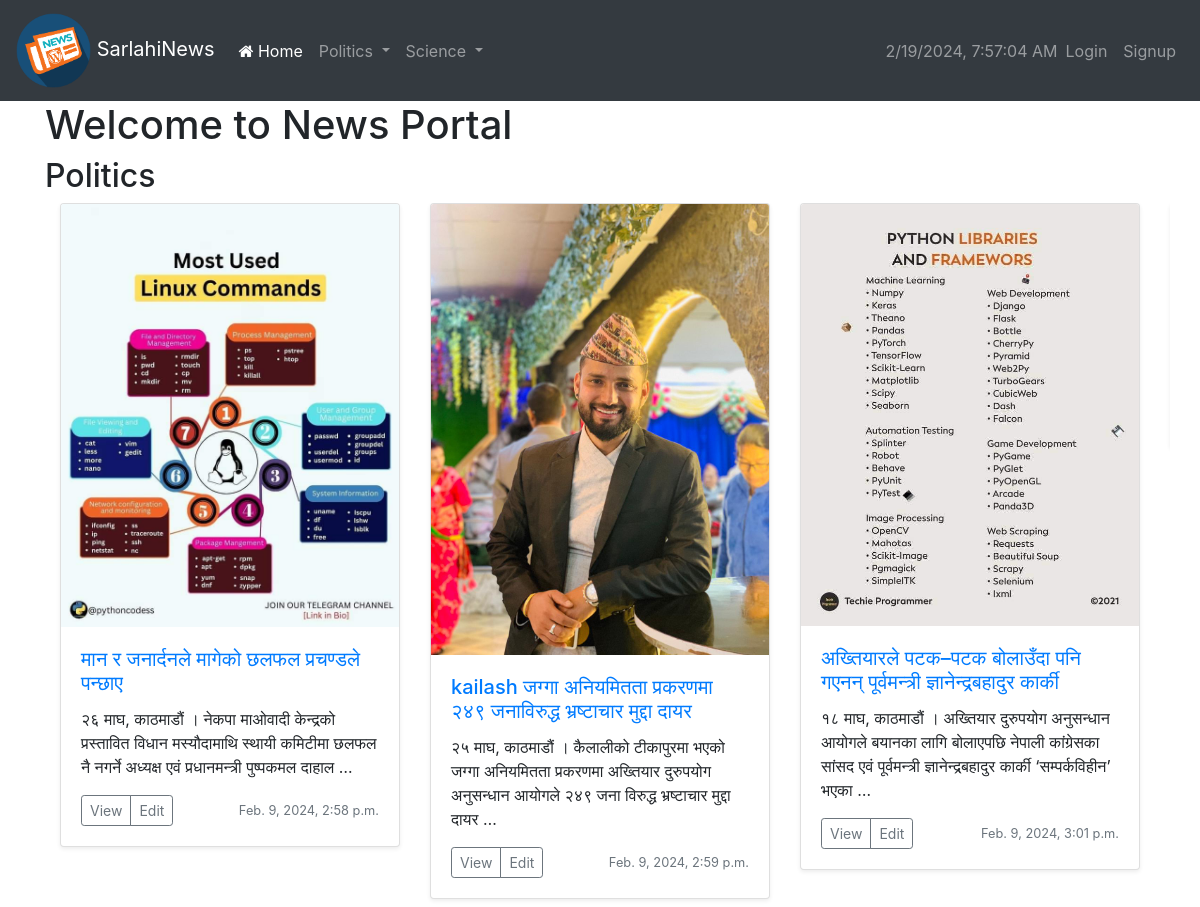
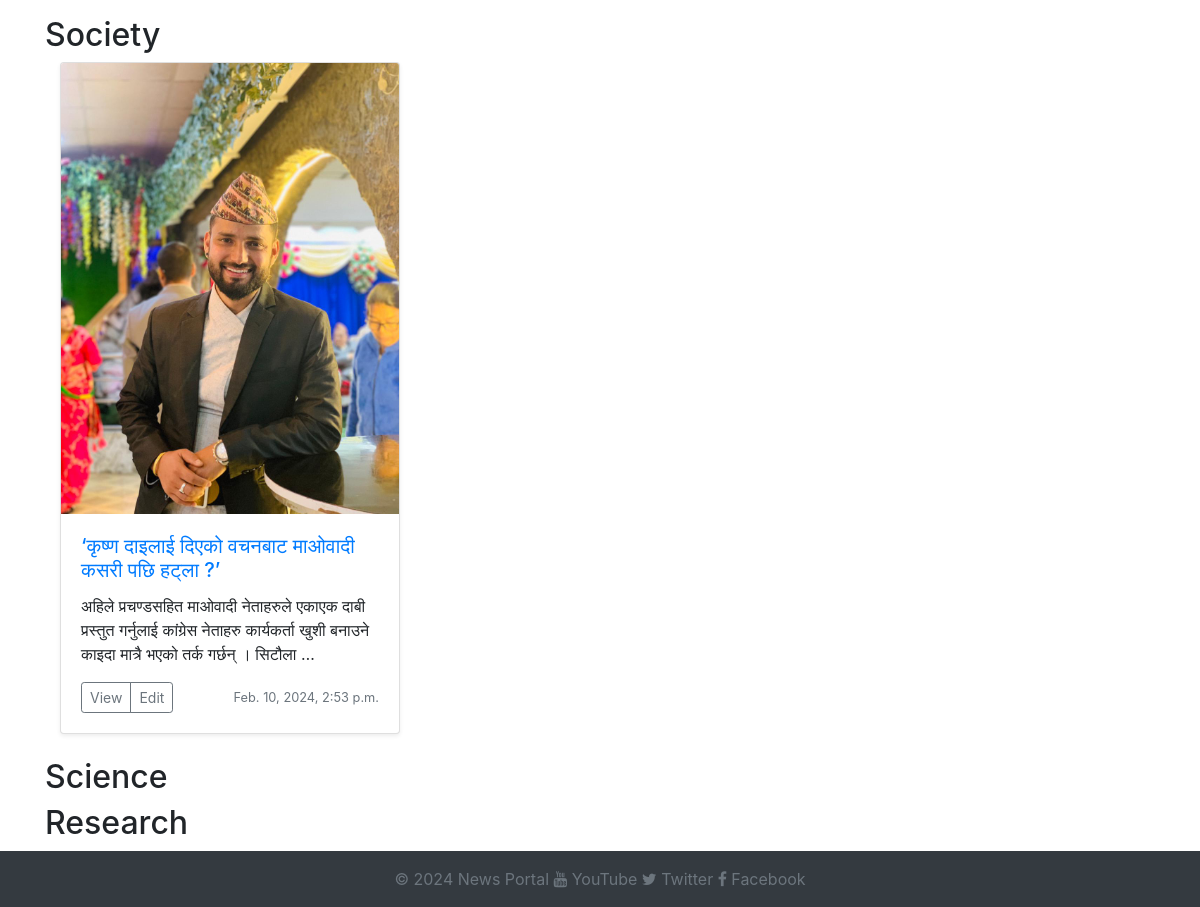
The page / on the database its author committed (2 pictures, top to bottom).
### articles/models.py (models this page shows, shortened)
class Category(models.Model):
    id = models.AutoField(primary_key=True)
    name = models.CharField(max_length=100)
    parent = models.ForeignKey('self', on_delete=models.CASCADE, null=True, blank=True)
    class Meta:
        constraints = [
            UniqueConstraint(fields=['name', 'parent'], name='unique_name_within_parent')
        ]

class Article(models.Model):
    id = models.AutoField(primary_key=True)
    title = models.CharField(max_length=200)
    content = models.TextField()
    author = models.ForeignKey(User, on_delete=models.CASCADE, related_name='authored_articles')
    category = models.ForeignKey(Category, on_delete=models.CASCADE)
    tags = models.ManyToManyField(Tag)
    created_at = models.DateTimeField(auto_now_add=True)
    updated_at = models.DateTimeField(auto_now=True)
    views = models.IntegerField(default=0)
    likes = models.ManyToManyField(User, related_name='%(app_label)s_%(class)s_likes', blank=True)
    image = models.ImageField(upload_to='article_images/', blank=True)

### website/views.py (the view)
# urls.py: path('', welcome, name='home'),
def welcome(request):
    articles = Article.objects.all()
    category= Category.objects.all()
    return render(request, "articles/home.html",{"articles":articles,"categories":category})

### articles/templates/articles/home.html (shortened to what this page needs)
{% extends "website/base.html" %}
{% block content %}
<div class="row">
    <div class="col-md-12">
        <h1>Welcome to News Portal</h1>
        {% for category in categories %}
            <h2>{{ category.name }}</h2>
            <div class="row">
                <div class="col-md-12" style="overflow-x: auto;">
                    <div class="d-flex flex-row">
                        {% for article in category.article_set.all %}
                            <div class="col-md-4">
                                <div class="card mb-4 shadow-sm">
                                    <div class="position-relative">
                                        {% if article.image %}
                                        <img src="{{ article.image.url }}" class="card-img-top" alt="img">
                                        {% endif %}
                                        <div class="card-body">
                                            <a href="{% url 'article_detail' article.id%}" ><h5 class="card-title">{{ article.title }}</h5></a>
                                            <p class="card-text">{{ article.content|truncatewords_html:20 }}</p>
                                            <div class="d-flex justify-content-between align-items-center">
                                                <div class="btn-group">
                                                    <a href="{% url 'article_detail' article.id%}" class="btn btn-sm btn-outline-secondary">View</a>
                                                    <a href="{% url 'edit_article' article.id %}" class="btn btn-sm btn-outline-secondary">Edit</a>
                                                </div>
                                                <small class="text-muted">{{ article.created_at }}</small>
                                            </div>
                                        </div>
                                    </div>
                                </div>
                            </div>
                        {% endfor %}
                    </div>
                </div>
            </div>
        {% endfor %}
    </div>
</div>
{% endblock %}

### website/templates/website/base.html (shortened to what this page needs)
{% load static %}
<!DOCTYPE html>
<html lang="en">
<head>
    <link href="https://stackpath.bootstrapcdn.com/bootstrap/4.5.2/css/bootstrap.min.css" rel="stylesheet">
    <link href="https://stackpath.bootstrapcdn.com/font-awesome/4.7.0/css/font-awesome.min.css" rel="stylesheet">
</head>
<body>
    {% include 'website/header.html' %}
    <div class="container">
        {% block content %}
        {% endblock %}
    </div>
    {% include 'website/footer.html' %}
</body>
</html>

### website/templates/website/header.html (shortened to what this page needs)
{% load static %}
<nav class="navbar navbar-expand-lg navbar-dark bg-dark">
    <a class="navbar-brand" href="#">
        <img src="{% static 'website/logo.png' %}" alt="My image" width="75">
        SarlahiNews
    </a>
    <div class="collapse navbar-collapse" id="navbarNavDropdown">
        <ul class="navbar-nav mr-auto">
            <li class="nav-item">
                <a class="nav-link active" href="{% url 'home' %}"><i class="fa fa-home"></i> Home <span class="sr-only">(current)</span></a>
            </li>
            {% for category in categories %}
                {% if not category.parent %}
                    <li class="nav-item dropdown">
                        <a class="nav-link dropdown-toggle" href="#" id="navbarDropdown{{ category.id }}" role="button" data-toggle="dropdown" aria-haspopup="true" aria-expanded="false">
                            {{ category.name }}
                        </a>
                    </li>
                {% endif %}
            {% endfor %}
        </ul>
    <div class="collapse navbar-collapse" id="navbarNavDropdown">
        <ul class="navbar-nav ml-auto">
    <span id="datetime" class="navbar-text ml-auto"></span>
            {% if user.is_authenticated %}
                <li class="nav-item">
                    <span class="nav-link">Welcome, {{ user.username }}</span>
                </li>
                <li class="nav-item">
                    <a class="nav-link" href="{% url 'logout' %}">Logout</a>
                </li>
            {% else %}
                <li class="nav-item">
                    <a class="nav-link" href="{% url 'login' %}">Login</a>
                </li>
                <li class="nav-item">
                    <a class="nav-link" href="{% url 'signup' %}">Signup</a>
                </li>
            {% endif %}
        </ul>
    </div>
    </div>
</nav>

### website/templates/website/footer.html
<footer class="footer mt-auto py-3 bg-dark text-white">
    <div class="container text-center">
        <span class="text-muted">© 2024 News Portal</span>
        <a class="text-muted" href="https://www.youtube.com/watch?v=f6EmxM8_XPk&ab_channel=AapkePyaarMein-LoveSongs"><i class="fa fa-youtube"></i> YouTube</a>
        <a class="text-muted" href="https://twitter.com/"><i class="fa fa-twitter"></i> Twitter</a>
        <a class="text-muted" href="https://www.facebook.com/"><i class="fa fa-facebook"></i> Facebook</a>
    </div>
</footer>

### rows shown on the page
Category: name "Politics"
Category: name "Science"
Article: image (picture), title "मान र जनार्दनले मागेको छलफल प्रचण्डले पन्छाए", content "२६ माघ, काठमाडौं । नेकपा माओवादी केन्द्रको प्रस्तावित विधान मस्यौदामाथि स्थायी कमिटीमा छलफल नै नगर्ने अध्यक्ष एवं प्रधानमन्त्री पुष्पकमल दाहाल …", created_at "Feb. 9, 2024, 2:58 p.m."
Article: image (picture), title "kailash जग्गा अनियमितता प्रकरणमा २४९ जनाविरुद्ध भ्रष्टाचार मुद्दा दायर", content "२५ माघ, काठमाडौं । कैलालीको टीकापुरमा भएको जग्गा अनियमितता प्रकरणमा अख्तियार दुरुपयोग अनुसन्धान आयोगले २४९ जना विरुद्ध भ्रष्टाचार मुद्दा दायर …", created_at "Feb. 9, 2024, 2:59 p.m."
Article: image (picture), title "अख्तियारले पटक–पटक बोलाउँदा पनि गएनन् पूर्वमन्त्री ज्ञानेन्द्रबहादुर कार्की", content "१८ माघ, काठमाडौं । अख्तियार दुरुपयोग अनुसन्धान आयोगले बयानका लागि बोलाएपछि नेपाली कांग्रेसका सांसद एवं पूर्वमन्त्री ज्ञानेन्द्रबहादुर कार्की ‘सम्पर्कविहीन’ भएका …", created_at "Feb. 9, 2024, 3:01 p.m."
Category: name "Society"
Article: image (picture), title "‘कृष्ण दाइलाई दिएको वचनबाट माओवादी कसरी पछि हट्ला ?’", content "अहिले प्रचण्डसहित माओवादी नेताहरुले एकाएक दाबी प्रस्तुत गर्नुलाई कांग्रेस नेताहरु कार्यकर्ता खुशी बनाउने काइदा मात्रै भएको तर्क गर्छन् । सिटौला …", created_at "Feb. 10, 2024, 2:53 p.m."
Category: name "Research"
